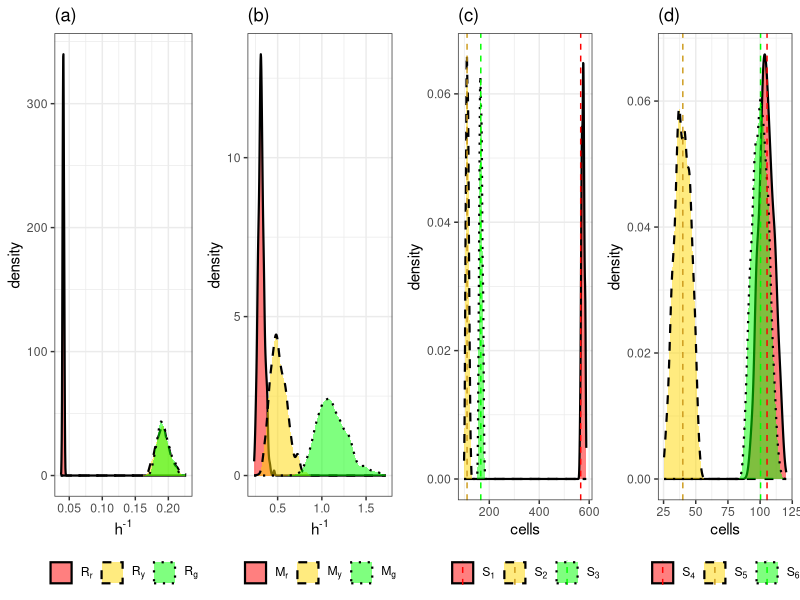
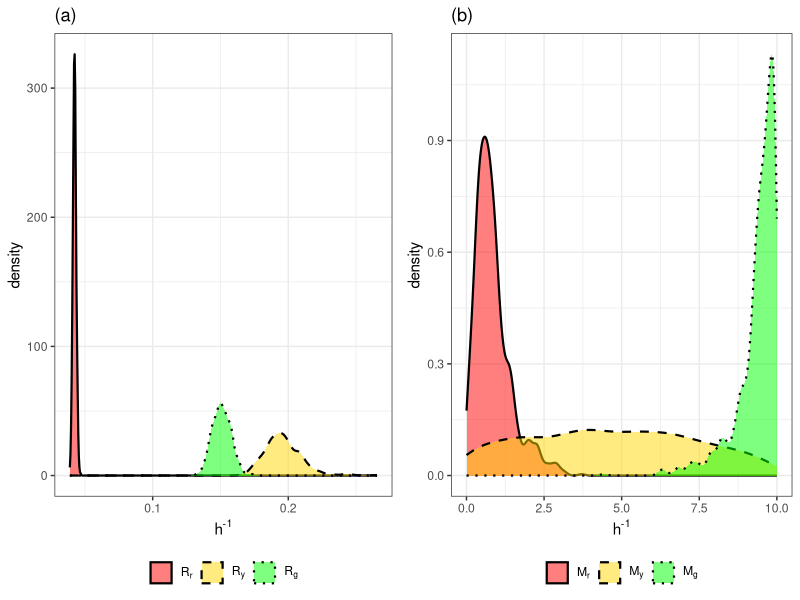
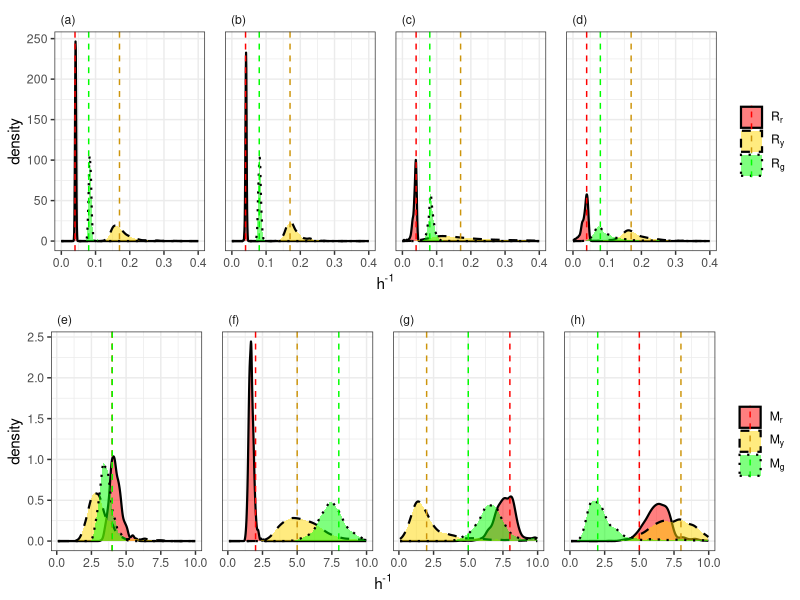
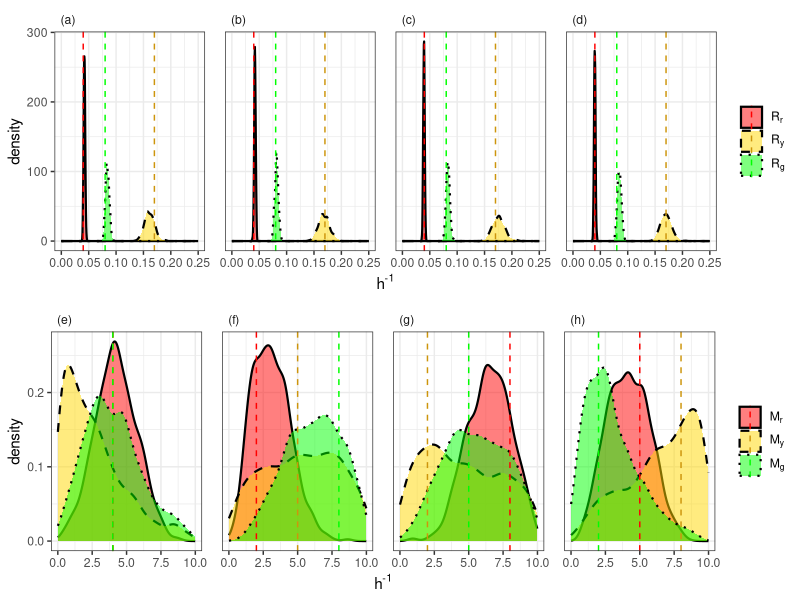
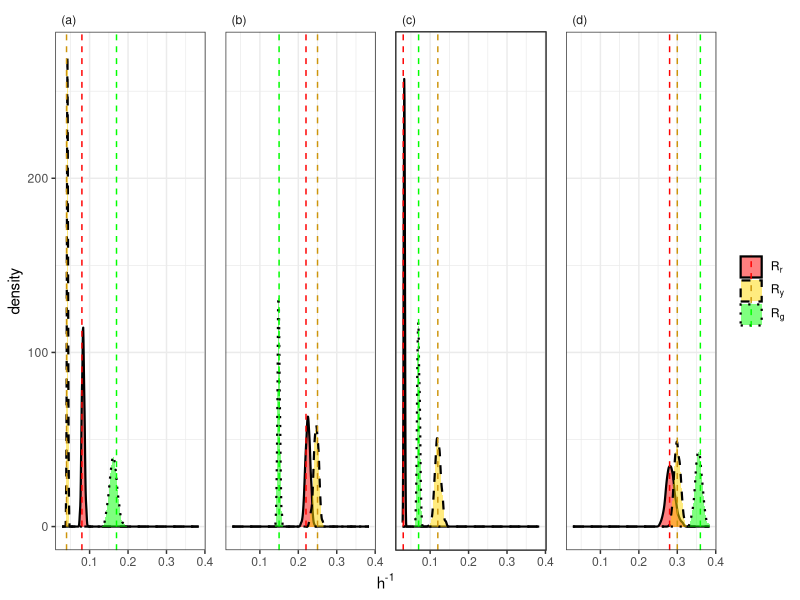
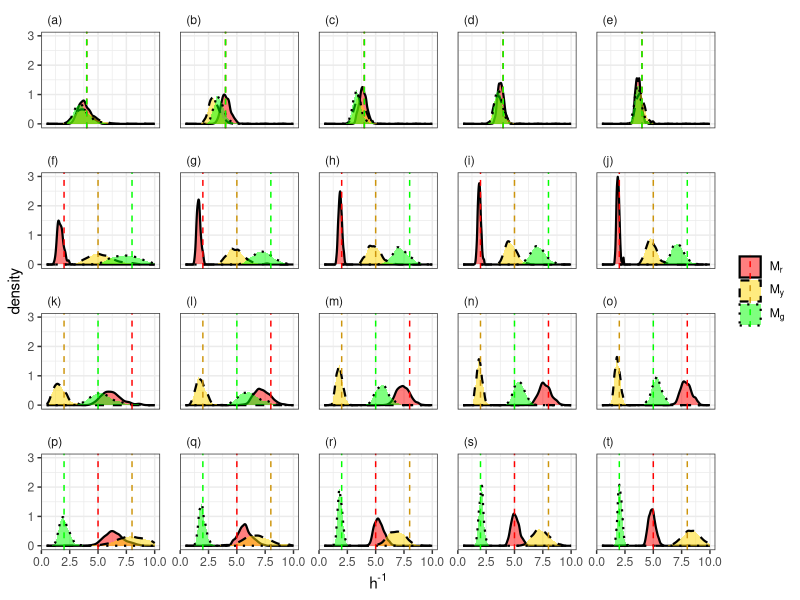
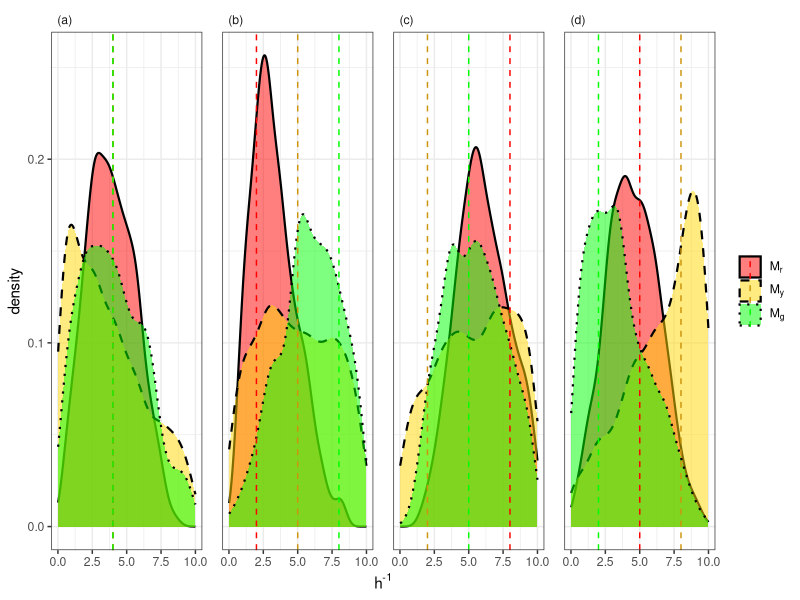
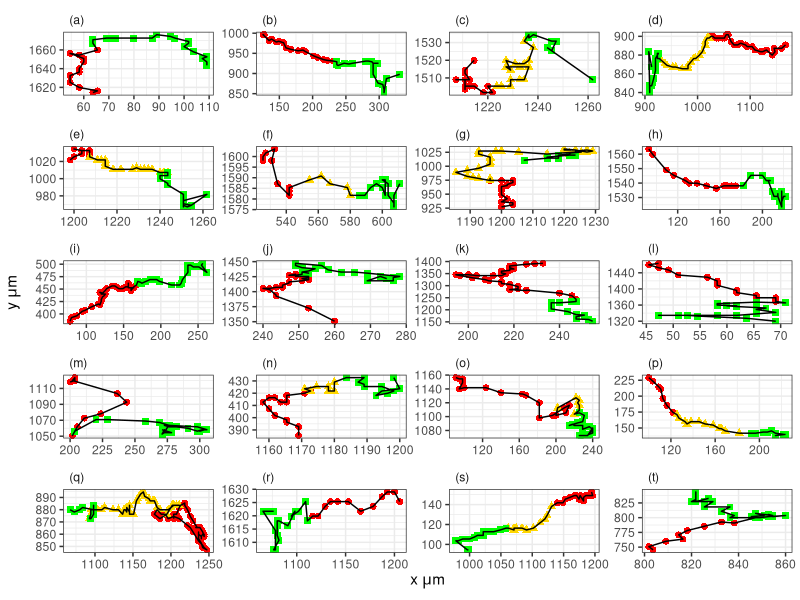

These charts were generated, in order, by the following R code:
library(readxl)
library(tidyverse)
library(ggpubr)

#set working directory to the directory of this R file
setwd(dirname(rstudioapi::getActiveDocumentContext()$path))

#load data
Experiment_CellTracking <- read_excel("../Data/SMCABC returned data/SMCABC_DATA.xlsx", sheet = "Experiment_CellTracking")
Experiment_CellDensity <- read_excel("../Data/SMCABC returned data/SMCABC_DATA.xlsx", sheet = "Experiment_CellDensity")
ProliferationData <- read_excel("../Data/SMCABC returned data/SMCABC_DATA.xlsx", sheet = "ProliferationData")
MotilityData <- read_excel("../Data/SMCABC returned data/SMCABC_DATA.xlsx", sheet = "MotilityData")
SixParameterData <- read_excel("../Data/SMCABC returned data/SMCABC_DATA.xlsx", sheet = "SixParameterData")
CellTracking <- read_excel("../Data/DataProcessing/FUCCI_processed.xlsx", sheet = "CellTracking")


#observed summary statistics
Nred <- 566
Nyellow <- 111
Ngreen <- 166
RedDistance <- 105.38626
YellowDistance <- 39.95925
GreenDistance <- 100.36051


#Experiment Plots - Cell Tracking

Experiment_CellTracking %>% 
  as_tibble() %>% 
  select(1:6) %>% 
  gather(Parameter, Value) %>% 
  mutate(Parameter = factor(Parameter, levels = c("Rr", "Ry", "Rg","Mr", "My", "Mg"))) %>% 
  group_by(Parameter) %>% 
  summarise(
    mu = signif(mean(Value), digits=3),
    sd = signif(sd(Value), digits=3),
    "2.5%" = signif(quantile(Value, 0.025), digits=3),
    "50%" = signif(quantile(Value, 0.5), digits=3),
    "97.5%" = signif(quantile(Value, 0.975), digits=3),
    CV = signif(sd/mu, digits=3)
  )


p1 <- 
  Experiment_CellTracking %>% 
  as_tibble() %>%
  select(1:6) %>% 
  gather(Parameter,Value) %>% 
  mutate(Type = case_when(
    Parameter == "Rr" | Parameter == "Ry" | Parameter == "Rg" ~ "Transition",
    Parameter == "Mr" | Parameter == "My" | Parameter == "Mg" ~ "Motility" 
  )) %>% 
  mutate(Type = factor(Type, levels = c("Transition", "Motility"))) %>% 
  mutate(Parameter = factor(Parameter, levels = c("Rr", "Ry", "Rg","Mr", "My", "Mg"))) %>% 
  filter(Type == "Transition") %>% 
  ggplot(aes(x = Value, fill = Parameter, linetype = Parameter)) + 
  geom_density(alpha = 0.5, size = 0.75) +
  facet_wrap(~Type, scale = "free") +
  scale_fill_manual(values = c("Rr" = "red", "Ry" = "gold", "Rg" = "green", "Mr" = "red", "My" = "gold", "Mg" = "green"), labels = c(expression(R[r]),expression(R[y]),expression(R[g])))+ 
  scale_linetype_manual(values = c("solid", "dashed", "dotted"), labels = c(expression(R[r]),expression(R[y]),expression(R[g]))) +
  theme_bw() +
  theme(
    legend.position = "bottom",
    legend.title = element_blank(),
    strip.text.x = element_blank()
  ) + 
  labs(x = expression("h"^"-1"), title = "(a)")

p2 <- 
  Experiment_CellTracking %>% 
  as_tibble() %>%
  select(1:6) %>% 
  gather(Parameter,Value) %>% 
  mutate(Type = case_when(
    Parameter == "Rr" | Parameter == "Ry" | Parameter == "Rg" ~ "Transition",
    Parameter == "Mr" | Parameter == "My" | Parameter == "Mg" ~ "Motility" 
  )) %>% 
  mutate(Type = factor(Type, levels = c("Transition", "Motility"))) %>% 
  mutate(Parameter = factor(Parameter, levels = c("Rr", "Ry", "Rg","Mr", "My", "Mg"))) %>% 
  filter(Type == "Motility") %>% 
  ggplot(aes(x = Value, fill = Parameter, linetype = Parameter)) + 
  geom_density(alpha = 0.5, size = 0.75) +
  facet_wrap(~Type, scale = "free") +
  scale_fill_manual(values = c("Rr" = "red", "Ry" = "gold", "Rg" = "green", "Mr" = "red", "My" = "gold", "Mg" = "green"), labels = c(expression(M[r]),expression(M[y]),expression(M[g])))+ 
  scale_linetype_manual(values = c("solid", "dashed", "dotted"), labels = c(expression(M[r]),expression(M[y]),expression(M[g]))) +
  theme_bw() +
  theme(
    legend.position = "bottom",
    legend.title = element_blank(),
    strip.text.x = element_blank()
  ) + 
  labs(x = expression("h"^"-1"), title = "(b)")

p3 <- 
  Experiment_CellTracking %>% 
  select(contains("sx")) %>% 
  gather(Parameter, Value) %>% 
  mutate(Type = case_when(
    Parameter == "sx1" | Parameter == "sx2" | Parameter == "sx3" ~ "Transition",
    Parameter == "sx4" | Parameter == "sx5" | Parameter == "sx6" ~ "Motility" 
  )) %>% 
  mutate(Type = factor(Type, levels = c("Transition", "Motility"))) %>% 
  mutate(TrueVal = case_when(
    Parameter == "sx1" ~ Nred,
    Parameter == "sx2" ~ Nyellow,
    Parameter == "sx3" ~ Ngreen,
    Parameter == "sx4" ~ RedDistance,
    Parameter == "sx5" ~ YellowDistance,
    Parameter == "sx6" ~ GreenDistance
  )) %>% 
  filter(Type == "Transition") %>% 
  ggplot(aes(x = Value, fill = Parameter, linetype = Parameter)) + 
  geom_density(alpha = 0.5, size = 0.75) +
  facet_wrap(~Type, scale = "free") + 
  geom_vline(aes(xintercept = TrueVal, color = Parameter), linetype = "dashed") +
  scale_fill_manual(values = c("sx1" = "red", "sx2" = "gold", "sx3" = "green", "sx4" = "red", "sx5" = "gold", "sx6" = "green"), labels = c(expression(S[1]),expression(S[2]),expression(S[3])))+ 
  scale_color_manual(values = c("sx1" = "red", "sx2" = "goldenrod3", "sx3" = "green", "sx4" = "red", "sx5" = "goldenrod3", "sx6" = "green"), labels = c(expression(S[1]),expression(S[2]),expression(S[3])))+ 
  scale_linetype_manual(values = c("solid", "dashed", "dotted"), labels = c(expression(S[1]),expression(S[2]),expression(S[3]))) +
  theme_bw() +
  theme(
    legend.position = "bottom",
    legend.title = element_blank(),
    strip.text.x = element_blank()
  ) + 
  labs(x = "cells", title = "(c)")

p4 <- 
  Experiment_CellTracking %>% 
  select(contains("sx")) %>% 
  gather(Parameter, Value) %>% 
  mutate(Type = case_when(
    Parameter == "sx1" | Parameter == "sx2" | Parameter == "sx3" ~ "Transition",
    Parameter == "sx4" | Parameter == "sx5" | Parameter == "sx6" ~ "Motility" 
  )) %>% 
  mutate(Type = factor(Type, levels = c("Transition", "Motility"))) %>% 
  mutate(TrueVal = case_when(
    Parameter == "sx1" ~ Nred,
    Parameter == "sx2" ~ Nyellow,
    Parameter == "sx3" ~ Ngreen,
    Parameter == "sx4" ~ RedDistance,
    Parameter == "sx5" ~ YellowDistance,
    Parameter == "sx6" ~ GreenDistance
  )) %>% 
  filter(Type == "Motility") %>% 
  ggplot(aes(x = Value, fill = Parameter, linetype = Parameter)) + 
  geom_density(alpha = 0.5, size = 0.75) +
  facet_wrap(~Type, scale = "free") + 
  geom_vline(aes(xintercept = TrueVal, color = Parameter), linetype = "dashed") +
  scale_fill_manual(values = c("sx1" = "red", "sx2" = "gold", "sx3" = "green", "sx4" = "red", "sx5" = "gold", "sx6" = "green"), labels = c(expression(S[4]),expression(S[5]),expression(S[6])))+ 
  scale_color_manual(values = c("sx1" = "red", "sx2" = "goldenrod3", "sx3" = "green", "sx4" = "red", "sx5" = "goldenrod3", "sx6" = "green"), labels = c(expression(S[4]),expression(S[5]),expression(S[6])))+ 
  scale_linetype_manual(values = c("solid", "dashed", "dotted"), labels = c(expression(S[4]),expression(S[5]),expression(S[6]))) + 
  theme_bw() +
  theme(
    legend.position = "bottom",
    legend.title = element_blank(),
    strip.text.x = element_blank()
  ) + 
  labs(x = "cells", title = "(d)")

ggarrange(p1,p2,p3,p4, nrow = 1)
ggsave("ExperimentResults_CellTracking.pdf", width = 9, height = 4, units = "in")

#Experiment Plots - SpatioTemporal
p1 <- 
  Experiment_CellDensity %>% 
  as_tibble() %>%
  select(1:6) %>% 
  gather(Parameter,Value) %>% 
  mutate(Type = case_when(
    Parameter == "Rr" | Parameter == "Ry" | Parameter == "Rg" ~ "Transition",
    Parameter == "Mr" | Parameter == "My" | Parameter == "Mg" ~ "Motility" 
  )) %>% 
  mutate(Type = factor(Type, levels = c("Transition", "Motility"))) %>% 
  mutate(Parameter = factor(Parameter, levels = c("Rr", "Ry", "Rg","Mr", "My", "Mg"))) %>% 
  filter(Type == "Transition") %>% 
  ggplot(aes(x = Value, fill = Parameter, linetype = Parameter)) + 
  geom_density(alpha = 0.5, size = 0.75) +
  facet_wrap(~Type, scale = "free") +
  scale_fill_manual(values = c("Rr" = "red", "Ry" = "gold", "Rg" = "green", "Mr" = "red", "My" = "gold", "Mg" = "green"), labels = c(expression(R[r]),expression(R[y]),expression(R[g])))+ 
  scale_linetype_manual(values = c("solid", "dashed", "dotted"), labels = c(expression(R[r]),expression(R[y]),expression(R[g]))) +
  theme_bw() +
  theme(
    legend.position = "bottom",
    legend.title = element_blank(),
    strip.text.x = element_blank()
  ) + 
  labs(x = expression("h"^"-1"), title = "(a)")

p2 <- 
  Experiment_CellDensity %>% 
  as_tibble() %>%
  select(1:6) %>% 
  gather(Parameter,Value) %>% 
  mutate(Type = case_when(
    Parameter == "Rr" | Parameter == "Ry" | Parameter == "Rg" ~ "Transition",
    Parameter == "Mr" | Parameter == "My" | Parameter == "Mg" ~ "Motility" 
  )) %>% 
  mutate(Type = factor(Type, levels = c("Transition", "Motility"))) %>% 
  mutate(Parameter = factor(Parameter, levels = c("Rr", "Ry", "Rg","Mr", "My", "Mg"))) %>% 
  filter(Type == "Motility") %>% 
  ggplot(aes(x = Value, fill = Parameter, linetype = Parameter)) + 
  geom_density(alpha = 0.5, size = 0.75) +
  facet_wrap(~Type, scale = "free") +
  scale_fill_manual(values = c("Rr" = "red", "Ry" = "gold", "Rg" = "green", "Mr" = "red", "My" = "gold", "Mg" = "green"), labels = c(expression(M[r]),expression(M[y]),expression(M[g])))+ 
  scale_linetype_manual(values = c("solid", "dashed", "dotted"), labels = c(expression(M[r]),expression(M[y]),expression(M[g]))) +
  theme_bw() +
  theme(
    legend.position = "bottom",
    legend.title = element_blank(),
    strip.text.x = element_blank()
  ) + 
  labs(x = expression("h"^"-1"), title = "(b)")

ggarrange(p1,p2, nrow = 1)
ggsave("ExperimentResults_SpatioTemporal.pdf", width = 4.5, height = 4, units = "in")

#SixParameters Plots - CellTracking

SixParameterData_CellTracking <-
  SixParameterData %>% 
  filter(MotilityData == "CellTracking") %>% 
  select(c(1:6,"Simulation")) %>% 
  gather(Parameter, Value, -Simulation) %>% 
  mutate(Parameter = factor(Parameter, levels = c("Rr", "Ry", "Rg","Mr", "My", "Mg"))) %>% 
  mutate(TrueValue = case_when(
    Simulation == 1 & Parameter == "Mr" ~ 4,
    Simulation == 1 & Parameter == "My" ~ 4,
    Simulation == 1 & Parameter == "Mg" ~ 4,
    Simulation == 2 & Parameter == "Mr" ~ 2,
    Simulation == 2 & Parameter == "My" ~ 5,
    Simulation == 2 & Parameter == "Mg" ~ 8,
    Simulation == 3 & Parameter == "Mr" ~ 8,
    Simulation == 3 & Parameter == "My" ~ 2,
    Simulation == 3 & Parameter == "Mg" ~ 5,
    Simulation == 4 & Parameter == "Mr" ~ 5,
    Simulation == 4 & Parameter == "My" ~ 8,
    Simulation == 4 & Parameter == "Mg" ~ 2,
    Parameter == "Rr" ~ 0.04,
    Parameter == "Ry" ~ 0.17,
    Parameter == "Rg" ~ 0.08
  )) %>% 
  mutate(Parameter_type = case_when(
    Parameter %in% c("Rr", "Ry", "Rg") ~ "Transition",
    Parameter %in% c("Mr", "My", "Mg") ~ "Motility",
  )) %>% 
  mutate(Parameter_type = factor(Parameter_type, levels = c("Transition", "Motility"))) %>% 
  mutate(facets = case_when(
    Simulation == 1 & Parameter_type == "Transition" ~ "(a)",
    Simulation == 2 & Parameter_type == "Transition" ~ "(b)",
    Simulation == 3 & Parameter_type == "Transition" ~ "(c)",
    Simulation == 4 & Parameter_type == "Transition" ~ "(d)",
    Simulation == 1 & Parameter_type == "Motility" ~ "(e)",
    Simulation == 2 & Parameter_type == "Motility" ~ "(f)",
    Simulation == 3 & Parameter_type == "Motility" ~ "(g)",
    Simulation == 4 & Parameter_type == "Motility" ~ "(h)"
  )) 

p1 <-
  SixParameterData_CellTracking %>%
  filter(Parameter_type == "Transition") %>% 
  ggplot(aes(x = Value, fill = Parameter, linetype = Parameter)) + 
  geom_density(alpha = 0.5, size = 0.75) + 
  geom_vline(aes(xintercept = TrueValue, color = Parameter), linetype = "dashed") +
  facet_wrap(~facets, nrow = 1) + 
  scale_fill_manual(values=c("red", "gold", "green"), labels = c(expression(R[r]),expression(R[y]),expression(R[g]))) + 
  scale_color_manual(values=c("red", "darkgoldenrod3", "green"), labels = c(expression(R[r]),expression(R[y]),expression(R[g])))+ 
  scale_linetype_manual(values = c("solid", "dashed", "dotted"), labels = c(expression(R[r]),expression(R[y]),expression(R[g]))) +
  theme_bw() +
  theme(
    legend.title = element_blank(),
    panel.spacing = unit(1, "lines"),
    strip.text.x = element_text(angle = 0, hjust = 0),
    strip.text.y = element_blank(),
    strip.background = element_blank()
  ) + 
  xlim(0,0.4) +
  labs(x = expression("h"^"-1"))

p2 <- 
  SixParameterData_CellTracking %>%
  filter(Parameter_type == "Motility")  %>% 
  ggplot(aes(x = Value, fill = Parameter, linetype = Parameter)) + 
  geom_density(alpha = 0.5, size = 0.75) + 
  geom_vline(aes(xintercept = TrueValue, color = Parameter), linetype = "dashed") +
  facet_wrap(~facets, nrow = 1) + 
  scale_fill_manual(values=c("red", "gold", "green"), labels = c(expression(M[r]),expression(M[y]),expression(M[g]))) + 
  scale_color_manual(values=c("red", "darkgoldenrod3", "green"), labels = c(expression(M[r]),expression(M[y]),expression(M[g]))) +  
  scale_linetype_manual(values = c("solid", "dashed", "dotted"), labels = c(expression(M[r]),expression(M[y]),expression(M[g]))) +
  theme_bw() +
  theme(
    legend.title = element_blank(),
    panel.spacing = unit(1, "lines"),
    strip.text.x = element_text(angle = 0, hjust = 0),
    strip.text.y = element_blank(),
    strip.background = element_blank()
  ) +
  labs(x = expression("h"^"-1"))
       
ggarrange(p1,p2, nrow = 2) 

ggsave("SixParameters_SIM_CellTracking.pdf", width = 9, height = 8, units = "in")

#SixParameters Plots - CellDensity

SixParameterData_CellDensity <-
  SixParameterData %>% 
  filter(MotilityData == "CellDensity") %>% 
  select(c(1:6,"Simulation")) %>% 
  gather(Parameter, Value, -Simulation) %>% 
  mutate(Parameter = factor(Parameter, levels = c("Rr", "Ry", "Rg","Mr", "My", "Mg"))) %>% 
  mutate(TrueValue = case_when(
    Simulation == 1 & Parameter == "Mr" ~ 4,
    Simulation == 1 & Parameter == "My" ~ 4,
    Simulation == 1 & Parameter == "Mg" ~ 4,
    Simulation == 2 & Parameter == "Mr" ~ 2,
    Simulation == 2 & Parameter == "My" ~ 5,
    Simulation == 2 & Parameter == "Mg" ~ 8,
    Simulation == 3 & Parameter == "Mr" ~ 8,
    Simulation == 3 & Parameter == "My" ~ 2,
    Simulation == 3 & Parameter == "Mg" ~ 5,
    Simulation == 4 & Parameter == "Mr" ~ 5,
    Simulation == 4 & Parameter == "My" ~ 8,
    Simulation == 4 & Parameter == "Mg" ~ 2,
    Parameter == "Rr" ~ 0.04,
    Parameter == "Ry" ~ 0.17,
    Parameter == "Rg" ~ 0.08
  )) %>% 
  mutate(Parameter_type = case_when(
    Parameter %in% c("Rr", "Ry", "Rg") ~ "Transition",
    Parameter %in% c("Mr", "My", "Mg") ~ "Motility",
  )) %>% 
  mutate(Parameter_type = factor(Parameter_type, levels = c("Transition", "Motility"))) %>% 
  mutate(facets = case_when(
    Simulation == 1 & Parameter_type == "Transition" ~ "(a)",
    Simulation == 2 & Parameter_type == "Transition" ~ "(b)",
    Simulation == 3 & Parameter_type == "Transition" ~ "(c)",
    Simulation == 4 & Parameter_type == "Transition" ~ "(d)",
    Simulation == 1 & Parameter_type == "Motility" ~ "(e)",
    Simulation == 2 & Parameter_type == "Motility" ~ "(f)",
    Simulation == 3 & Parameter_type == "Motility" ~ "(g)",
    Simulation == 4 & Parameter_type == "Motility" ~ "(h)"
  )) 

p1 <-
  SixParameterData_CellDensity %>%
  filter(Parameter_type == "Transition") %>% 
  ggplot(aes(x = Value, fill = Parameter, linetype = Parameter)) + 
  geom_density(alpha = 0.5, size = 0.75) + 
  geom_vline(aes(xintercept = TrueValue, color = Parameter), linetype = "dashed") +
  facet_wrap(~facets, nrow = 1) + 
  scale_fill_manual(values=c("red", "gold", "green"), labels = c(expression(R[r]),expression(R[y]),expression(R[g]))) + 
  scale_color_manual(values=c("red", "darkgoldenrod3", "green"), labels = c(expression(R[r]),expression(R[y]),expression(R[g])))+ 
  scale_linetype_manual(values = c("solid", "dashed", "dotted"), labels = c(expression(R[r]),expression(R[y]),expression(R[g]))) +
  theme_bw() +
  theme(
    legend.title = element_blank(),
    panel.spacing = unit(1, "lines"),
    strip.text.x = element_text(angle = 0, hjust = 0),
    strip.text.y = element_blank(),
    strip.background = element_blank()
  ) + 
  xlim(0,0.25) + 
  labs(x = expression("h"^"-1"))

p2 <- 
  SixParameterData_CellDensity %>%
  filter(Parameter_type == "Motility")  %>% 
  ggplot(aes(x = Value, fill = Parameter, linetype = Parameter)) + 
  geom_density(alpha = 0.5, size = 0.75) + 
  geom_vline(aes(xintercept = TrueValue, color = Parameter), linetype = "dashed") +
  facet_wrap(~facets, nrow = 1) + 
  scale_fill_manual(values=c("red", "gold", "green"), labels = c(expression(M[r]),expression(M[y]),expression(M[g]))) + 
  scale_color_manual(values=c("red", "darkgoldenrod3", "green"), labels = c(expression(M[r]),expression(M[y]),expression(M[g]))) +  
  scale_linetype_manual(values = c("solid", "dashed", "dotted"), labels = c(expression(M[r]),expression(M[y]),expression(M[g]))) +
  theme_bw() +
  theme(
    legend.title = element_blank(),
    panel.spacing = unit(1, "lines"),
    strip.text.x = element_text(angle = 0, hjust = 0),
    strip.text.y = element_blank(),
    strip.background = element_blank()
  ) + 
  labs(x = expression("h"^"-1"))

ggarrange(p1,p2, nrow = 2)

ggsave("SixParameters_SIM_CellDensity.pdf", width = 9, height = 8, units = "in")

#Proliferation Plots
ProliferationData %>% 
  gather(Parameter,Value,-Simulation) %>% 
  mutate(TrueValue = case_when(
    Simulation == 1 & Parameter == "Rr" ~ 0.04,
    Simulation == 1 & Parameter == "Ry" ~ 0.17,
    Simulation == 1 & Parameter == "Rg" ~ 0.08,
    Simulation == 2 & Parameter == "Rr" ~ 0.25,
    Simulation == 2 & Parameter == "Ry" ~ 0.15,
    Simulation == 2 & Parameter == "Rg" ~ 0.22,
    Simulation == 3 & Parameter == "Rr" ~ 0.12,
    Simulation == 3 & Parameter == "Ry" ~ 0.07,
    Simulation == 3 & Parameter == "Rg" ~ 0.03,
    Simulation == 4 & Parameter == "Rr" ~ 0.3,
    Simulation == 4 & Parameter == "Ry" ~ 0.36,
    Simulation == 4 & Parameter == "Rg" ~ 0.28
    )
  ) %>% 
  mutate(facets = case_when(
    Simulation == 1 ~ "(a)",
    Simulation == 2 ~ "(b)",
    Simulation == 3 ~ "(c)",
    Simulation == 4 ~ "(d)"
  )) %>% 
  ggplot(aes(x = Value, fill = Parameter, linetype = Parameter)) + 
  geom_density(alpha = 0.5, size = 0.75) +
  geom_vline(aes(xintercept = TrueValue, color = Parameter), linetype='dashed') + 
  facet_wrap(~facets, nrow = 1) + 
  scale_fill_manual(values=c("red", "gold", "green"), labels = c(expression(R[r]),expression(R[y]),expression(R[g]))) + 
  scale_color_manual(values=c("red", "darkgoldenrod3", "green"), labels = c(expression(R[r]),expression(R[y]),expression(R[g]))) +
  scale_linetype_manual(values = c("solid", "dashed", "dotted"), labels = c(expression(R[r]),expression(R[y]),expression(R[g]))) +
  theme_bw() +
  theme(
    legend.title = element_blank(),
    panel.spacing = unit(1, "lines"),
    strip.text.x = element_text(angle = 0, hjust = 0),
    strip.text.y = element_blank(),
    strip.background = element_blank()
  ) + 
  labs(x = expression("h"^"-1"))

ggsave("Proliferation_SIM.pdf", width = 9, height = 4, units = "in")


#Motility Plots 
MotilityData <-
  MotilityData %>% 
  gather(Parameter, Value, -c(Simulation, ntrack, MotilityData)) %>% 
  mutate(Parameter = factor(Parameter, levels = c("Mr", "My", "Mg"))) %>% 
  mutate(TrueValue = case_when(
    Simulation == 1 & Parameter == "Mr" ~ 4,
    Simulation == 1 & Parameter == "My" ~ 4,
    Simulation == 1 & Parameter == "Mg" ~ 4,
    Simulation == 2 & Parameter == "Mr" ~ 2,
    Simulation == 2 & Parameter == "My" ~ 5,
    Simulation == 2 & Parameter == "Mg" ~ 8,
    Simulation == 3 & Parameter == "Mr" ~ 8,
    Simulation == 3 & Parameter == "My" ~ 2,
    Simulation == 3 & Parameter == "Mg" ~ 5,
    Simulation == 4 & Parameter == "Mr" ~ 5,
    Simulation == 4 & Parameter == "My" ~ 8,
    Simulation == 4 & Parameter == "Mg" ~ 2 
  )) 

MotilityData %>% 
  filter(MotilityData == "CellTracking") %>% 
  mutate(ntrack = as.factor(ntrack)) %>% 
  mutate(facets = case_when(
    Simulation == 1 & ntrack == 10 ~ "(a)",
    Simulation == 1 & ntrack == 20 ~ "(b)",
    Simulation == 1 & ntrack == 30 ~ "(c)",
    Simulation == 1 & ntrack == 40 ~ "(d)",
    Simulation == 1 & ntrack == 50 ~ "(e)",
    Simulation == 2 & ntrack == 10 ~ "(f)",
    Simulation == 2 & ntrack == 20 ~ "(g)",
    Simulation == 2 & ntrack == 30 ~ "(h)",
    Simulation == 2 & ntrack == 40 ~ "(i)",
    Simulation == 2 & ntrack == 50 ~ "(j)",
    Simulation == 3 & ntrack == 10 ~ "(k)",
    Simulation == 3 & ntrack == 20 ~ "(l)",
    Simulation == 3 & ntrack == 30 ~ "(m)",
    Simulation == 3 & ntrack == 40 ~ "(n)",
    Simulation == 3 & ntrack == 50 ~ "(o)",
    Simulation == 4 & ntrack == 10 ~ "(p)",
    Simulation == 4 & ntrack == 20 ~ "(q)",
    Simulation == 4 & ntrack == 30 ~ "(r)",
    Simulation == 4 & ntrack == 40 ~ "(s)",
    Simulation == 4 & ntrack == 50 ~ "(t)"
  )) %>% 
  ggplot(aes(x = Value, fill = Parameter, linetype = Parameter)) + 
  geom_density(alpha = 0.5, size = 0.75) + 
  geom_vline(aes(xintercept = TrueValue, color = Parameter), linetype='dashed') + 
  facet_wrap(~facets, ncol = 5) + 
  scale_fill_manual(values=c("red", "gold", "green"), labels = c(expression(M[r]),expression(M[y]),expression(M[g]))) + 
  scale_color_manual(values=c("red", "darkgoldenrod3", "green"), labels = c(expression(M[r]),expression(M[y]),expression(M[g]))) +
  scale_linetype_manual(values = c("solid", "dashed", "dotted"), labels = c(expression(M[r]),expression(M[y]),expression(M[g]))) +
  theme_bw() +
  theme(
    legend.title = element_blank(),
    panel.spacing = unit(1, "lines"),
    strip.text.x = element_text(angle = 0, hjust = 0),
    strip.text.y = element_blank(),
    strip.background = element_blank()
  ) + 
  labs(x = expression("h"^"-1"))

ggsave("Motility_SIM_CellTracking.pdf", width = 8, height = 8, units = "in")

MotilityData %>% 
  filter(MotilityData == "CellDensity") %>% 
  mutate(facets = case_when(
    Simulation == 1 ~ "(a)",
    Simulation == 2 ~ "(b)",
    Simulation == 3 ~ "(c)",
    Simulation == 4 ~ "(d)"
  )) %>% 
  ggplot(aes(x = Value, fill = Parameter, linetype = Parameter)) + 
  geom_density(alpha = 0.5, size = 0.75) + 
  geom_vline(aes(xintercept = TrueValue, color = Parameter), linetype='dashed') + 
  facet_wrap(~facets, nrow = 1) + 
  scale_fill_manual(values=c("red", "gold", "green"), labels = c(expression(M[r]),expression(M[y]),expression(M[g]))) + 
  scale_color_manual(values=c("red", "darkgoldenrod3", "green"), labels = c(expression(M[r]),expression(M[y]),expression(M[g]))) +
  scale_linetype_manual(values = c("solid", "dashed", "dotted"), labels = c(expression(M[r]),expression(M[y]),expression(M[g]))) +
  theme_bw() +
  theme(
    legend.title = element_blank(),
    panel.spacing = unit(1, "lines"),
    strip.text.x = element_text(angle = 0, hjust = 0),
    strip.text.y = element_blank(),
    strip.background = element_blank()
  ) + 
  labs(x = expression("h"^"-1"))

ggsave("Motility_SIM_CellDensity.pdf", width = 9, height = 4, units = "in")

## Cell Trajectories ## - 8x8

CellTracking %>% 
  mutate(firstID = ifelse(frame == 1, ntrack, NA)) %>%
  mutate(
    color = case_when(color == 1 ~ "G1", color == 2 ~ "eS", color == 3 ~ "S/G2/M"),
    color = factor(color, levels = c("G1", "eS", "S/G2/M"))
    ) %>% 
  mutate(facets = case_when(
    ntrack == 1 ~ "(a)",
    ntrack == 2 ~ "(b)",
    ntrack == 3 ~ "(c)",
    ntrack == 4 ~ "(d)",
    ntrack == 5 ~ "(e)",
    ntrack == 6 ~ "(f)",
    ntrack == 7 ~ "(g)",
    ntrack == 8 ~ "(h)",
    ntrack == 9 ~ "(i)",
    ntrack == 10 ~ "(j)",
    ntrack == 11 ~ "(k)",
    ntrack == 12 ~ "(l)",
    ntrack == 13 ~ "(m)",
    ntrack == 14 ~ "(n)",
    ntrack == 15 ~ "(o)",
    ntrack == 16 ~ "(p)",
    ntrack == 17 ~ "(q)",
    ntrack == 18 ~ "(r)",
    ntrack == 19 ~ "(s)",
    ntrack == 20 ~ "(t)")) %>% 
  ggplot(aes(x = x, y = y)) +
  geom_point(aes(color = as.factor(color), shape = as.factor(color)), size = 2) +
  geom_path(color = "black") +
  facet_wrap(~facets, scale = "free", nrow = 5) +
  labs(x = expression(paste("x ",mu,"m")), y = expression(paste("y ",mu,"m"))) +
  theme_bw() +
  theme(
    legend.position = "none",
    legend.title = element_blank(),
    strip.background = element_blank(),
    strip.text.x = element_text(angle = 0, hjust = 0)
  ) +
  scale_colour_manual(values = c("red", "gold", "green")) 

ggsave("CellTrajectories.pdf", width = 8, height = 8, units = "in")

#cell trajectories (sub sample)
CellTracking %>% 
  mutate(firstID = ifelse(frame == 1, ntrack, NA)) %>% 
  mutate(
    color = case_when(color == 1 ~ "G1", color == 2 ~ "eS", color == 3 ~ "S/G2/M"),
    color = factor(color, levels = c("G1", "eS", "S/G2/M"))
  ) %>%  
  filter(ntrack %in% c(1,12,11,15,2,9,16,18,3,17,5,14,19)) %>% 
  ggplot(aes(x = x, y = y, group = ntrack)) +
  geom_point(aes(color = as.factor(color), shape = as.factor(color)), size = 2) +
  geom_path(color = "black") +
  labs(x = "", y = "") +
  theme_bw() + 
  theme(legend.position = "bottom",
        legend.title = element_blank()) +
  scale_colour_manual(values = c("red", "gold", "green"))

ggsave("CellTrajectories_subsample.pdf", width = 5, height = 5, units = "in")
